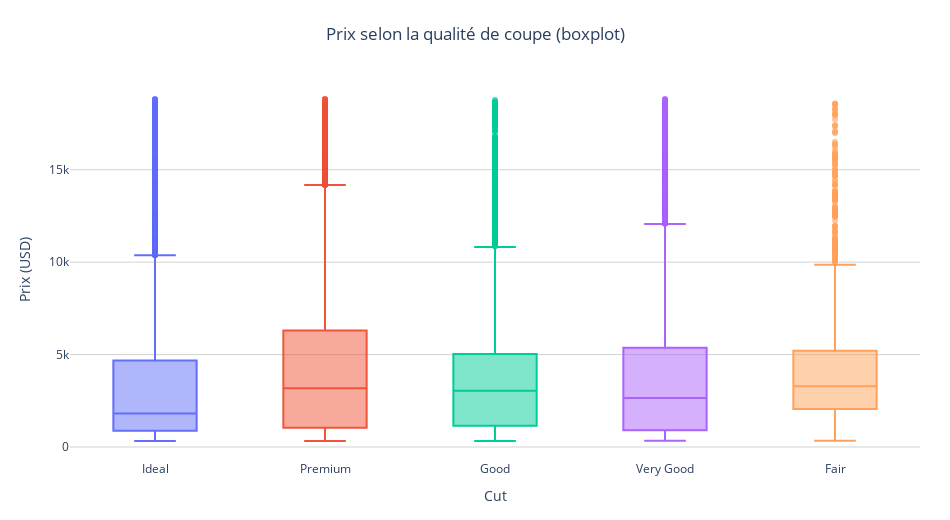

The cell this chart's notebook holds for it:
### Code cell
fig_box_price_cut = px.box(
    diamonds_df,
    x="cut",
    y="price",
    color="cut",
    points="outliers",
    title="Prix selon la qualité de coupe (boxplot)"
)
fig_box_price_cut.update_traces(
    marker=dict(opacity=0.6),
    hovertemplate="Cut: %{x}<br>Price: %{y:$,.0f}<extra></extra>"
)
fig_box_price_cut.update_layout(
    template="plotly_white",
    width=950,
    height=520,
    title=dict(x=0.5, xanchor="center"),
    showlegend=False,
    margin=dict(l=70, r=30, t=80, b=60),
)
fig_box_price_cut.update_xaxes(title="Cut", showgrid=False)
fig_box_price_cut.update_yaxes(title="Prix (USD)", showgrid=True, gridcolor="lightgrey", zeroline=False)
fig_box_price_cut.show()

### Figure 1 — Plotly figure (JSON) as saved in the notebook; plotly's stock layout.template omitted (floating-point values rounded to 4 significant figures; data arrays with more than 128 entries replaced by an {"elided": "..."} marker saying what was removed)
{"data": [{"alignmentgroup": "True", "boxpoints": "outliers", "hovertemplate": "Cut: %{x}<br>Price: %{y:$,.0f}<extra></extra>", "legendgroup": "Ideal", "marker": {"color": "#636efa", "opacity": 0.6}, "name": "Ideal", "notched": false, "offsetgroup": "Ideal", "orientation": "v", "showlegend": true, "x": {"elided": "21551 str values"}, "x0": " ", "xaxis": "x", "y": {"elided": "21551 int values"}, "y0": " ", "yaxis": "y", "type": "box"}, {"alignmentgroup": "True", "boxpoints": "outliers", "hovertemplate": "Cut: %{x}<br>Price: %{y:$,.0f}<extra></extra>", "legendgroup": "Premium", "marker": {"color": "#EF553B", "opacity": 0.6}, "name": "Premium", "notched": false, "offsetgroup": "Premium", "orientation": "v", "showlegend": true, "x": {"elided": "13791 str values"}, "x0": " ", "xaxis": "x", "y": {"elided": "13791 int values"}, "y0": " ", "yaxis": "y", "type": "box"}, {"alignmentgroup": "True", "boxpoints": "outliers", "hovertemplate": "Cut: %{x}<br>Price: %{y:$,.0f}<extra></extra>", "legendgroup": "Good", "marker": {"color": "#00cc96", "opacity": 0.6}, "name": "Good", "notched": false, "offsetgroup": "Good", "orientation": "v", "showlegend": true, "x": {"elided": "4906 str values"}, "x0": " ", "xaxis": "x", "y": {"elided": "4906 int values"}, "y0": " ", "yaxis": "y", "type": "box"}, {"alignmentgroup": "True", "boxpoints": "outliers", "hovertemplate": "Cut: %{x}<br>Price: %{y:$,.0f}<extra></extra>", "legendgroup": "Very Good", "marker": {"color": "#ab63fa", "opacity": 0.6}, "name": "Very Good", "notched": false, "offsetgroup": "Very Good", "orientation": "v", "showlegend": true, "x": {"elided": "12082 str values"}, "x0": " ", "xaxis": "x", "y": {"elided": "12082 int values"}, "y0": " ", "yaxis": "y", "type": "box"}, {"alignmentgroup": "True", "boxpoints": "outliers", "hovertemplate": "Cut: %{x}<br>Price: %{y:$,.0f}<extra></extra>", "legendgroup": "Fair", "marker": {"color": "#FFA15A", "opacity": 0.6}, "name": "Fair", "notched": false, "offsetgroup": "Fair", "orientation": "v", "showlegend": true, "x": {"elided": "1610 str values"}, "x0": " ", "xaxis": "x", "y": {"elided": "1610 int values"}, "y0": " ", "yaxis": "y", "type": "box"}], "layout": {"xaxis": {"anchor": "y", "domain": [0.0, 1.0], "title": {"text": "Cut"}, "categoryorder": "array", "categoryarray": ["Ideal", "Premium", "Good", "Very Good", "Fair"], "showgrid": false}, "yaxis": {"anchor": "x", "domain": [0.0, 1.0], "title": {"text": "Prix (USD)"}, "showgrid": true, "gridcolor": "lightgrey", "zeroline": false}, "legend": {"title": {"text": "cut"}, "tracegroupgap": 0}, "title": {"text": "Prix selon la qualité de coupe (boxplot)", "x": 0.5, "xanchor": "center"}, "boxmode": "overlay", "margin": {"l": 70, "r": 30, "t": 80, "b": 60}, "width": 950, "height": 520, "showlegend": false}}
